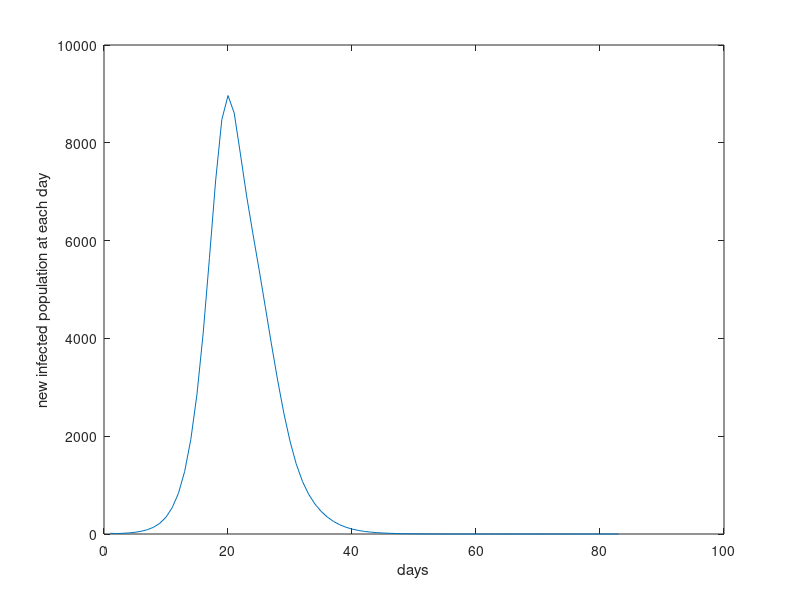

This figure's MATLAB source:
%% initial parameters
P_tot=107000;
V=3500;
DinM=30;% 30 days in a month
iniP_G1=P_tot*0.137; %<18
iniP_G2=P_tot*0.164; %>65
iniP_G3=P_tot-iniP_G1-iniP_G2; %18-65
% unvaccinated uninfected population
P_G1=iniP_G1;
P_G2=iniP_G2;
P_G3=iniP_G3;
% vaccinated uninfected population
V_P_G1=0; %no one is vaccinated at the beginning
V_P_G2=0;
V_P_G3=0;
% unvaccinated infected population
I_G1=[5]; %initial infected population
I_G2=[5];
I_G3=[5];
% vaccinated infected population
V_I_G1=[0];
V_I_G2=[0];
V_I_G3=[0];
% unvaccinated dead population
D_G1=[0];
D_G2=[0];
D_G3=[0];
% vaccinated dead population
V_D_G1=[0];
V_D_G2=[0];
V_D_G3=[0];
%death rate
DR_G1=0.001;
DR_G2=0.18;
DR_G3=0.02;
%infection rate
IR_G1toG1=0.18; 
IR_G1toG2=0.28; 
IR_G1toG3=0.18; 
IR_G2toG1=0.17; 
IR_G2toG2=0.25; 
IR_G2toG3=0.17; 
IR_G3toG1=0.08; %the ratio of parents to children : children to parents is about 3:7
IR_G3toG2=0.28; 
IR_G3toG3=0.18; 

VDR=0.1; %vaccine effect on death rate
VIR=0.3; %vaccine effect on infection rate

%recover days
R_G=10; %assume everyone is no longer contagious after 10 days

%% time to stimulate
while (I_G1(end)+I_G2(end)+I_G3(end)+V_I_G1(end)+V_I_G2(end)+V_I_G3(end))>=0 && (P_G1+P_G2+P_G3)>0

    %give vaccine proportion to each group, assume the vaccine is evenly distributed each day
    temp=P_G1+P_G2+P_G3;

    V_P_G1=V_P_G1+(V/DinM)*P_G1/temp;
    V_P_G2=V_P_G2+(V/DinM)*P_G2/temp;
    V_P_G3=V_P_G3+(V/DinM)*P_G3/temp;

    P_G1=P_G1-(V/DinM)*P_G1/temp;
    if P_G1<0
        P_G1=0;
    end
    P_G2=P_G2-(V/DinM)*P_G2/temp;
    if P_G2<0
        P_G2=0;
    end
    P_G3=P_G3-(V/DinM)*P_G3/temp;
    if P_G3<0
        P_G3=0;
    end

    %get infected
    startIndex = max(1, numel(I_G1) - R_G+1);
    
    %sumLast10 = sum(arr(startIndex:end));
    new_I_G1=(P_G1/iniP_G1)*(IR_G1toG1*sum(I_G1(startIndex:end))+IR_G2toG1*sum(I_G2(startIndex:end))+IR_G3toG1*sum(I_G3(startIndex:end))+VIR*(sum(V_I_G1(startIndex:end))*IR_G1toG1+sum(V_I_G2(startIndex:end))*IR_G2toG1+sum(V_I_G3(startIndex:end))*IR_G3toG1));
    new_I_G2=(P_G2/iniP_G2)*(IR_G1toG2*sum(I_G1(startIndex:end))+IR_G2toG2*sum(I_G2(startIndex:end))+IR_G3toG2*sum(I_G3(startIndex:end))+VIR*(sum(V_I_G1(startIndex:end))*IR_G1toG2+sum(V_I_G2(startIndex:end))*IR_G2toG2+sum(V_I_G3(startIndex:end))*IR_G3toG2));
    new_I_G3=(P_G3/iniP_G3)*(IR_G1toG3*sum(I_G1(startIndex:end))+IR_G2toG3*sum(I_G2(startIndex:end))+IR_G3toG3*sum(I_G3(startIndex:end))+VIR*(sum(V_I_G1(startIndex:end))*IR_G1toG3+sum(V_I_G2(startIndex:end))*IR_G2toG3+sum(V_I_G3(startIndex:end))*IR_G3toG3));

    new_V_I_G1=VIR*(V_P_G1/iniP_G1)*(IR_G1toG1*sum(I_G1(startIndex:end))+IR_G2toG1*sum(I_G2(startIndex:end))+IR_G3toG1*sum(I_G3(startIndex:end))+VIR*(sum(V_I_G1(startIndex:end))*IR_G1toG1+sum(V_I_G2(startIndex:end))*IR_G2toG1+sum(V_I_G3(startIndex:end))*IR_G3toG1));
    new_V_I_G2=VIR*(V_P_G2/iniP_G2)*(IR_G1toG2*sum(I_G1(startIndex:end))+IR_G2toG2*sum(I_G2(startIndex:end))+IR_G3toG2*sum(I_G3(startIndex:end))+VIR*(sum(V_I_G1(startIndex:end))*IR_G1toG2+sum(V_I_G2(startIndex:end))*IR_G2toG2+sum(V_I_G3(startIndex:end))*IR_G3toG2));
    new_V_I_G3=VIR*(V_P_G3/iniP_G3)*(IR_G1toG3*sum(I_G1(startIndex:end))+IR_G2toG3*sum(I_G2(startIndex:end))+IR_G3toG3*sum(I_G3(startIndex:end))+VIR*(sum(V_I_G1(startIndex:end))*IR_G1toG3+sum(V_I_G2(startIndex:end))*IR_G2toG3+sum(V_I_G3(startIndex:end))*IR_G3toG3));

    if new_I_G1>P_G1
        new_I_G1=P_G1;
    end
    P_G1=P_G1-new_I_G1;
    if new_I_G2>P_G2
        new_I_G2=P_G2;
    end
    P_G2=P_G2-new_I_G2;
    if new_I_G3>P_G3
        new_I_G3=P_G3;
    end
    P_G3=P_G3-new_I_G3;

    if new_V_I_G1>V_P_G1
        new_V_I_G1=V_P_G1;
    end
    V_P_G1=V_P_G1-new_V_I_G1;
    if new_V_I_G2>V_P_G2
        new_V_I_G2=V_P_G2;
    end
    V_P_G2=V_P_G2-new_V_I_G2;
    if new_V_I_G3>V_P_G3
        new_V_I_G3=V_P_G3;
    end
    V_P_G3=V_P_G3-new_V_I_G3;

    I_G1=[I_G1 new_I_G1];
    I_G2=[I_G2 new_I_G2];
    I_G3=[I_G3 new_I_G3];

    V_I_G1=[V_I_G1 new_V_I_G1];
    V_I_G2=[V_I_G2 new_V_I_G2];
    V_I_G3=[V_I_G3 new_V_I_G3];

    %get dead, assume all death happend on the first day of infection
    D_G1=[D_G1 DR_G1*I_G1(end)];
    D_G2=[D_G2 DR_G2*I_G2(end)];
    D_G3=[D_G3 DR_G3*I_G3(end)];

    V_D_G1=[V_D_G1 VDR*DR_G1*V_I_G1(end)];
    V_D_G2=[V_D_G2 VDR*DR_G2*V_I_G2(end)];
    V_D_G3=[V_D_G3 VDR*DR_G3*V_I_G3(end)];
end

%% plot result
% plot total infected population per day
figure(1)
plot(I_G1+I_G2+I_G3+V_I_G1+V_I_G2+V_I_G3)
hold on
xlabel('days')
ylabel('new infected population at each day')
